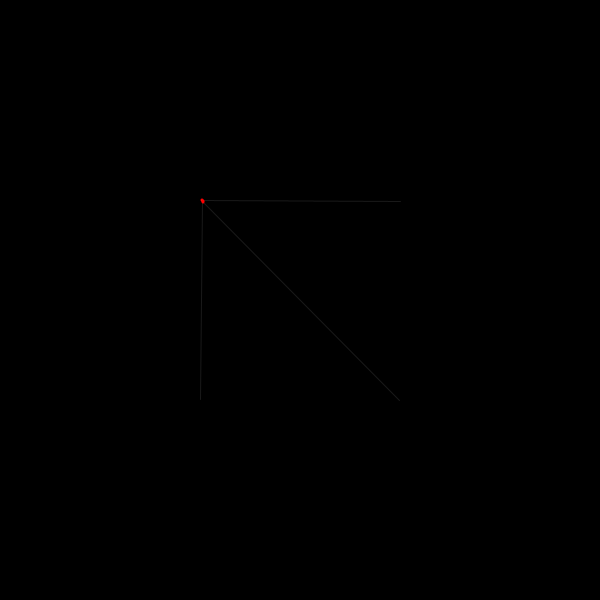
Frame 1 (no input)
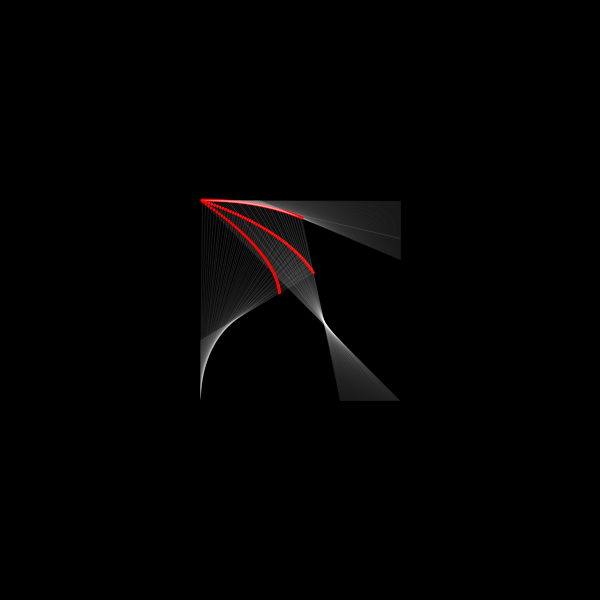
Frame 60 (the mouse pressed at the canvas centre just before this capture)
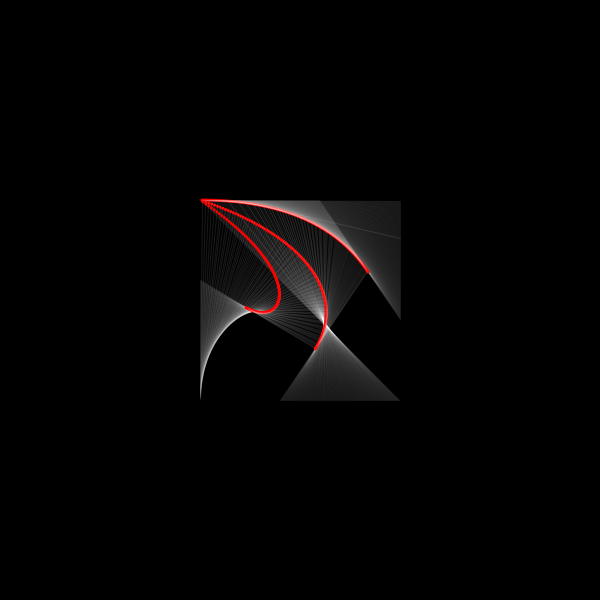
Frame 120 (the mouse held since frame 60 and released just before this capture)

The Processing sketch that drew these frames (run headless with seeded random() and noise(); from frame 60 on, the mouse is pressed at the canvas centre):

// Processing sketch: Main
// ── Main.pde
Point p1;
Point p2;
Point p3;
Point p4;
Segment c1;
Segment c2;
Segment c3;
Segment c4;

Point i1;
Point i2;
Point i3;
Point i4;
Point i5;
Point i6;
Segment s1;
Segment s2;
Segment s3;

Point result;

ArrayList<Segment> segments;
ArrayList<Point> trace;

void setup(){
    size(600, 600);
    frameRate(30);

    p1 = new Point(width/3, height/3);
    p2 = new Point(2*width/3, height/3);
    p3 = new Point(2*width/3, 2*height/3);
    p4 = new Point(width/3, 2*height/3);

    c1 = new Segment(p1, p2);
    c2 = new Segment(p2, p3);
    c3 = new Segment(p3, p4);
    c4 = new Segment(p4, p1);

    i1 = new Point(0, 0);
    i2 = new Point(0, 0);
    c1.bezierPoints.add(i1);
    c2.bezierPoints.add(i2);
    s1 = new Segment(i1, i2, true);

    i3 = new Point(0, 0);
    i4 = new Point(0, 0);
    s1.bezierPoints.add(i3);
    c3.bezierPoints.add(i4);
    s2 = new Segment(i3, i4, true);

    i5 = new Point(0, 0);
    i6 = new Point(0, 0);
    s2.bezierPoints.add(i5);
    c4.bezierPoints.add(i6);
    s3 = new Segment(i5, i6, true);

    result = new Point(0, 0);
    s3.bezierPoints.add(result);

    segments = new ArrayList<Segment>();
    segments.add(c1);
    segments.add(c2);
    segments.add(c3);
    segments.add(c4);
    segments.add(s1);
    segments.add(s2);
    segments.add(s3);

    trace = new ArrayList<Point>();
    background(0);
}

void draw(){
    // background(0);
    
    for(Segment s : segments){
        s.update(0.005);
        s.display();
    }

    // trace.add(new Point(result.x, result.y));
    // for(Point point : trace) point.display();
}
// ── Point.pde
class Point{
    float x;
    float y;
    Segment support;

    Point(float _x, float _y){
        this.x = _x;
        this.y = _y;

        this.support = null;
    }
    Point(float _x, float _y, Segment _s){
        this.x = _x;
        this.y = _y;
        this.support = _s;
    }

    void display(){
        fill(255, 0, 0);
        noStroke();

        ellipse(x, y, 3, 3);
    }

}
// ── Segment.pde
class Segment{
    Point start;
    Point end;
    ArrayList<Point> bezierPoints;
    float proportion;
    boolean toDisplay;
    boolean sign;

    Segment(Point _s, Point _e){
        this.start = _s;
        this.end = _e;

        this.bezierPoints = new ArrayList<Point>();
        this.proportion = 0;
        this.toDisplay = false;
        this.sign = true;
    }
    Segment(Point _s, Point _e, boolean _td){
        this.start = _s;
        this.end = _e;
        this.toDisplay = _td;

        this.bezierPoints = new ArrayList<Point>();
        this.proportion = 0;
        this.sign = true;
    }

    void display(){
        if(this.toDisplay){
            stroke(255, 25);
            line(this.start.x, this.start.y, this.end.x, this.end.y);
            for(Point point : this.bezierPoints) point.display();
        }
        
    }
    void update(float speed){
        if(this.sign) this.proportion += speed;
        else this.proportion -= speed;
        if(proportion >= 1) this.sign = false;
        if(proportion <= 0) this.sign = true;
        float xDiff = this.start.x - this.end.x;
        float yDiff = this.start.y - this.end.y;
        for(Point point : this.bezierPoints){
            point.x = this.start.x - this.proportion*xDiff;
            point.y = this.start.y - this.proportion*yDiff;
        }
    }
}
